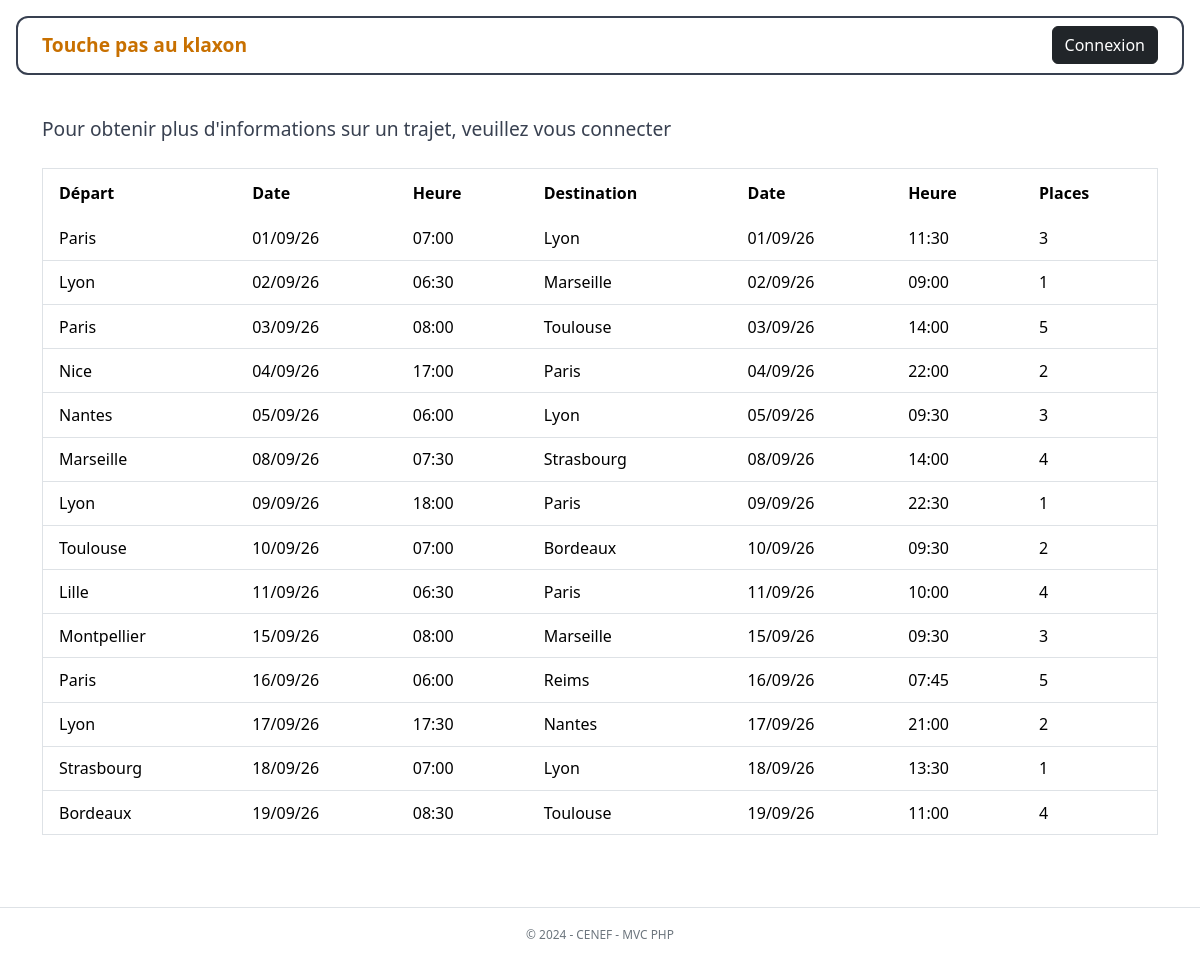
The page / on the database its author committed.
### tables this page shows
CREATE TABLE IF NOT EXISTS trajets (
    id                  INT UNSIGNED AUTO_INCREMENT PRIMARY KEY,
    agence_depart_id    INT UNSIGNED NOT NULL,
    agence_arrivee_id   INT UNSIGNED NOT NULL,
    gdh_depart          DATETIME NOT NULL,
    gdh_arrivee         DATETIME NOT NULL,
    places_totales      TINYINT UNSIGNED NOT NULL,
    places_disponibles  TINYINT UNSIGNED NOT NULL,
    user_id             INT UNSIGNED NOT NULL,
    created_at          DATETIME NOT NULL DEFAULT CURRENT_TIMESTAMP,
    CONSTRAINT fk_trajet_depart  FOREIGN KEY (agence_depart_id)  REFERENCES agences(id),
    CONSTRAINT fk_trajet_arrivee FOREIGN KEY (agence_arrivee_id) REFERENCES agences(id),
    CONSTRAINT fk_trajet_user    FOREIGN KEY (user_id)           REFERENCES users(id) ON DELETE CASCADE,
    CONSTRAINT chk_agences_diff  CHECK (agence_depart_id <> agence_arrivee_id),
    CONSTRAINT chk_dates_ordre   CHECK (gdh_arrivee > gdh_depart),
    CONSTRAINT chk_places        CHECK (places_disponibles <= places_totales)
);

CREATE TABLE IF NOT EXISTS agences (
    id   INT UNSIGNED AUTO_INCREMENT PRIMARY KEY,
    nom  VARCHAR(100) NOT NULL UNIQUE
);

### src/Core/Session.php (called while the page is built, shortened)
<?php
class Session
{
    public static function isLoggedIn(): bool
    {
        return isset($_SESSION['user']);
    }
    public static function isAdmin(): bool
    {
        return ($_SESSION['user']['role'] ?? '') === 'admin';
    }
}

### src/Core/Controller.php (called while the page is built, shortened)
<?php
abstract class Controller
{
    protected function render(string $view, array $data = [], string $layout = 'layout/main'): void
    {
        $data['base'] = $this->basePath();
        extract($data);
        $viewPath   = __DIR__ . '/../Views/' . $view . '.php';
        $layoutPath = __DIR__ . '/../Views/' . $layout . '.php';
        require $viewPath;
        $content = ob_get_clean();
        require $layoutPath;
    }
    protected function basePath(): string
    {
        return rtrim(dirname(dirname($_SERVER['SCRIPT_NAME'])), '/');
    }
}

### src/Controllers/HomeController.php (called while the page is built, shortened)
<?php
class HomeController extends Controller
{
    private TrajetModel $trajetModel;
    public function __construct()
    {
        $this->trajetModel = new TrajetModel();
    }
    public function index(): void
    {
        if (Session::isLoggedIn()) {
            $trajets = $this->trajetModel->findAllForUser();
        } else {
            $trajets = $this->trajetModel->findAvailable();
        }
        $this->render('home/index', [
            'trajets' => $trajets,
            'flash'   => Session::getFlash('success'),
        ]);
    }
}

### public/index.php (called while the page is built, shortened)
<?php
$router = new Router();
$router->dispatch();

### src/Core/Database.php (called while the page is built, shortened)
<?php
class Database
{
    private static ?PDO $instance = null;
    public static function getInstance(): PDO
    {
        if (self::$instance === null) {
            $host     = $_ENV['DB_HOST']     ?? 'localhost';
            $dbname   = $_ENV['DB_NAME']     ?? 'klaxon';
            $user     = $_ENV['DB_USER']     ?? 'root';
            $password = $_ENV['DB_PASSWORD'] ?? '';
            $charset  = 'utf8mb4';
            $dsn = "mysql:host={$host};dbname={$dbname};charset={$charset}";
            try {
                self::$instance = new PDO($dsn, $user, $password, [
                    PDO::ATTR_ERRMODE            => PDO::ERRMODE_EXCEPTION,
                    PDO::ATTR_DEFAULT_FETCH_MODE => PDO::FETCH_ASSOC,
                    PDO::ATTR_EMULATE_PREPARES   => false,
                ]);
            } catch (PDOException $e) {
                http_response_code(500);
                exit('Erreur de connexion à la base de données.');
            }
        }
        return self::$instance;
    }
}

### src/Models/Model.php (called while the page is built, shortened)
<?php
abstract class Model
{
    public function __construct()
    {
        $this->db = Database::getInstance();
    }
}

### src/Models/TrajetModel.php (called while the page is built, shortened)
<?php
class TrajetModel extends Model
{
    public function findAvailable(): array
    {
        $sql = "
            SELECT
                t.*,
                a_dep.nom  AS agence_depart,
                a_arr.nom  AS agence_arrivee,
                u.nom      AS user_nom,
                u.prenom   AS user_prenom,
                u.telephone AS user_telephone,
                u.email    AS user_email
            FROM trajets t
            JOIN agences a_dep ON t.agence_depart_id  = a_dep.id
            JOIN agences a_arr ON t.agence_arrivee_id = a_arr.id
            JOIN users   u     ON t.user_id           = u.id
            WHERE t.gdh_depart > NOW()
              AND t.places_disponibles > 0
            ORDER BY t.gdh_depart ASC
        ";
        return $this->db->query($sql)->fetchAll();
    }
}

### src/Views/home/index.php (the view, shortened to what this page needs)
<?php if (!Session::isLoggedIn()): ?>
    <p class="klaxon-info-msg mb-4">
        Pour obtenir plus d'informations sur un trajet, veuillez vous connecter
    </p>
<?php else: ?>
    <h1 class="klaxon-page-title mb-4">Trajets proposés</h1>
<?php endif; ?>
<?php if (empty($trajets)): ?>
    <div class="alert alert-info">Aucun trajet disponible pour le moment.</div>
<?php else: ?>
    <div class="table-responsive">
        <table class="table klaxon-table">
            <thead>
                <tr>
                    <th>Départ</th>
                    <th>Date</th>
                    <th>Heure</th>
                    <th>Destination</th>
                    <th>Date</th>
                    <th>Heure</th>
                    <th>Places</th>
                </tr>
            </thead>
            <tbody>
                <?php foreach ($trajets as $trajet): ?>
                    <tr>
                        <td><?= htmlspecialchars($trajet['agence_depart']) ?></td>
                        <td><?= (new DateTime($trajet['gdh_depart']))->format('d/m/y') ?></td>
                        <td><?= (new DateTime($trajet['gdh_depart']))->format('H:i') ?></td>
                        <td><?= htmlspecialchars($trajet['agence_arrivee']) ?></td>
                        <td><?= (new DateTime($trajet['gdh_arrivee']))->format('d/m/y') ?></td>
                        <td><?= (new DateTime($trajet['gdh_arrivee']))->format('H:i') ?></td>
                        <td><?= (int) $trajet['places_disponibles'] ?></td>
                    </tr>
                <?php endforeach; ?>
            </tbody>
        </table>
    </div>
<?php endif; ?>

### src/Core/Router.php (shortened to what this page needs)
<?php
class Router
{
    private array $routes = [];
    private function addRoute(string $method, string $pattern, string $controller, string $action): void
    {
        $this->routes[] = compact('method', 'pattern', 'controller', 'action');
    }
    public function dispatch(): void
    {
        $requestUri    = parse_url($_SERVER['REQUEST_URI'], PHP_URL_PATH) ?? '/';
        foreach ($this->routes as $route) {
            $pattern = '#^' . $route['pattern'] . '$#';
            if (preg_match($pattern, $requestUri, $matches)) {
                array_shift($matches);
                $controller = new $route['controller']();
                $controller->{$route['action']}(...$matches);
                return;
            }
        }
    }
}

### src/Views/layout/main.php (shortened to what this page needs)
<!DOCTYPE html>
<html lang="fr">
<head>
    <link rel="stylesheet" href="https://cdn.jsdelivr.net/npm/bootstrap@5.3.3/dist/css/bootstrap.min.css">
    <link rel="stylesheet" href="https://cdn.jsdelivr.net/npm/bootstrap-icons@1.11.3/font/bootstrap-icons.min.css">
    <link rel="stylesheet" href="<?= $base ?>/assets/css/main.css">
</head>
<body>
<header class="klaxon-header">
    <nav class="navbar">
        <div class="container-fluid px-4">
            <?php if (\Core\Session::isAdmin()): ?>
                <a class="navbar-brand klaxon-brand" href="<?= $base ?>/admin">Touche pas au klaxon</a>
                <div class="d-flex align-items-center gap-3">
                    <a href="<?= $base ?>/admin/users"   class="btn btn-admin-nav">Utilisateurs</a>
                    <a href="<?= $base ?>/admin/agences" class="btn btn-admin-nav">Agences</a>
                    <a href="<?= $base ?>/admin/trajets" class="btn btn-admin-nav">Trajets</a>
                    <span class="text-muted">
                        Bonjour <?= htmlspecialchars(\Core\Session::getUser()['prenom'] . ' ' . \Core\Session::getUser()['nom']) ?>
                    </span>
                    <a href="<?= $base ?>/logout" class="btn btn-dark">Déconnexion</a>
                </div>
            <?php else: ?>
                <span class="navbar-brand klaxon-brand">Touche pas au klaxon</span>
                <a href="<?= $base ?>/login" class="btn btn-dark">Connexion</a>
            <?php endif; ?>
        </div>
    </nav>
</header>
<main class="container py-4">
    <?= $content ?>
</main>
<footer class="klaxon-footer text-center py-3">
    <small>© 2024 - CENEF - MVC PHP</small>
</footer>
</body>
</html>

### public/assets/css/main.css (style rules this page uses)
.klaxon-header { border: 2px solid #384050; border-radius: 12px; margin: 16px; }
.klaxon-brand { font-weight: 700; color: #c87000 !important; font-size: 1.2rem; text-decoration: none; }
.klaxon-footer { border-top: 1px solid #dee2e6; color: #6c757d; font-size: 0.85rem; margin-top: 2rem; }
.klaxon-table { border: 1px solid #dee2e6; }
.klaxon-table thead tr { background-color: #384050; color: #fff; }
.klaxon-table thead th { font-weight: 600; border: none; padding: 0.75rem 1rem; }
.klaxon-table tbody tr:nth-child(odd) { background-color: #fff; }
.klaxon-table tbody tr:nth-child(even) { background-color: #f1f8fc; }
.klaxon-table tbody td { padding: 0.6rem 1rem; vertical-align: middle; border-color: #dee2e6; }
.klaxon-info-msg { font-size: 1.2rem; color: #384050; }

### rows shown on the page
trajets: agence_depart.nom "Paris", gdh_depart "01/09/26", gdh_depart "07:00", agence_arrivee.nom "Lyon", gdh_arrivee "01/09/26", gdh_arrivee "11:30", places_disponibles "3"
trajets: agence_depart.nom "Lyon", gdh_depart "02/09/26", gdh_depart "06:30", agence_arrivee.nom "Marseille", gdh_arrivee "02/09/26", gdh_arrivee "09:00", places_disponibles "1"
trajets: agence_depart.nom "Paris", gdh_depart "03/09/26", gdh_depart "08:00", agence_arrivee.nom "Toulouse", gdh_arrivee "03/09/26", gdh_arrivee "14:00", places_disponibles "5"
trajets: agence_depart.nom "Nice", gdh_depart "04/09/26", gdh_depart "17:00", agence_arrivee.nom "Paris", gdh_arrivee "04/09/26", gdh_arrivee "22:00", places_disponibles "2"
trajets: agence_depart.nom "Nantes", gdh_depart "05/09/26", gdh_depart "06:00", agence_arrivee.nom "Lyon", gdh_arrivee "05/09/26", gdh_arrivee "09:30", places_disponibles "3"
trajets: agence_depart.nom "Marseille", gdh_depart "08/09/26", gdh_depart "07:30", agence_arrivee.nom "Strasbourg", gdh_arrivee "08/09/26", gdh_arrivee "14:00", places_disponibles "4"
trajets: agence_depart.nom "Lyon", gdh_depart "09/09/26", gdh_depart "18:00", agence_arrivee.nom "Paris", gdh_arrivee "09/09/26", gdh_arrivee "22:30", places_disponibles "1"
trajets: agence_depart.nom "Toulouse", gdh_depart "10/09/26", gdh_depart "07:00", agence_arrivee.nom "Bordeaux", gdh_arrivee "10/09/26", gdh_arrivee "09:30", places_disponibles "2"
trajets: agence_depart.nom "Lille", gdh_depart "11/09/26", gdh_depart "06:30", agence_arrivee.nom "Paris", gdh_arrivee "11/09/26", gdh_arrivee "10:00", places_disponibles "4"
trajets: agence_depart.nom "Montpellier", gdh_depart "15/09/26", gdh_depart "08:00", agence_arrivee.nom "Marseille", gdh_arrivee "15/09/26", gdh_arrivee "09:30", places_disponibles "3"
trajets: agence_depart.nom "Paris", gdh_depart "16/09/26", gdh_depart "06:00", agence_arrivee.nom "Reims", gdh_arrivee "16/09/26", gdh_arrivee "07:45", places_disponibles "5"
trajets: agence_depart.nom "Lyon", gdh_depart "17/09/26", gdh_depart "17:30", agence_arrivee.nom "Nantes", gdh_arrivee "17/09/26", gdh_arrivee "21:00", places_disponibles "2"
trajets: agence_depart.nom "Strasbourg", gdh_depart "18/09/26", gdh_depart "07:00", agence_arrivee.nom "Lyon", gdh_arrivee "18/09/26", gdh_arrivee "13:30", places_disponibles "1"
trajets: agence_depart.nom "Bordeaux", gdh_depart "19/09/26", gdh_depart "08:30", agence_arrivee.nom "Toulouse", gdh_arrivee "19/09/26", gdh_arrivee "11:00", places_disponibles "4"
